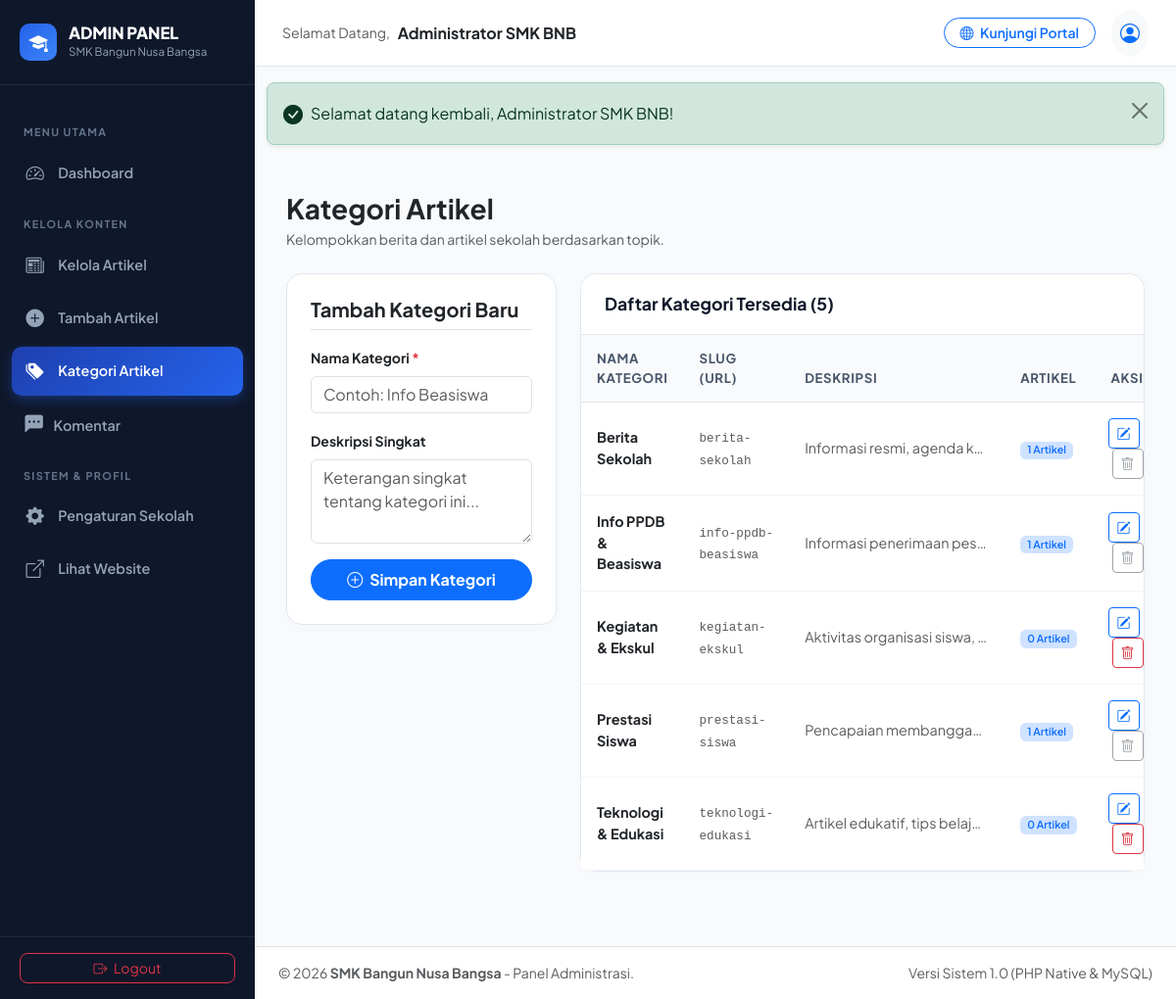
Screenshot of /admin/categories.php (signed in) with the database file from the repository.
### tables this page shows
CREATE TABLE `categories` (
  `id` int(11) NOT NULL,
  `name` varchar(100) NOT NULL,
  `slug` varchar(120) NOT NULL,
  `description` varchar(255) DEFAULT NULL,
  `created_at` timestamp NOT NULL DEFAULT current_timestamp()
);

### config/app.php (called while the page is built, shortened)
<?php
function base_url($path = '') {
    $protocol = (!empty($_SERVER['HTTPS']) && $_SERVER['HTTPS'] !== 'off') || (isset($_SERVER['SERVER_PORT']) && $_SERVER['SERVER_PORT'] == 443) ? "https://" : "http://";
    $host = $_SERVER['HTTP_HOST'] ?? 'localhost';
    $scriptName = str_replace('\\', '/', dirname($_SERVER['SCRIPT_NAME'] ?? ''));
    $baseFolder = '';
    if (strpos($scriptName, '/admin') !== false) {
        $baseFolder = substr($scriptName, 0, strpos($scriptName, '/admin'));
    } else {
        $baseFolder = rtrim($scriptName, '/');
    }
    $url = $protocol . $host . $baseFolder;
    return rtrim($url, '/') . '/' . ltrim($path, '/');
}

### admin/categories.php (the view, shortened to what this page needs)
<?php
require_once __DIR__ . '/../config/app.php';
$pdo = getDBConnection();
$categories = [];
try {
    $categories = $pdo->query("
        SELECT c.*, COUNT(a.id) as article_count
        FROM categories c
        LEFT JOIN articles a ON c.id = a.category_id
        GROUP BY c.id
        ORDER BY c.name ASC
    ")->fetchAll();
} catch (Exception $e) {}
include __DIR__ . '/includes/header.php';
?>
<div class="d-flex flex-wrap justify-content-between align-items-center mb-4">
  <div>
    <h3 class="fw-bold text-dark mb-1">Kategori Artikel</h3>
    <p class="text-muted small mb-0">Kelompokkan berita dan artikel sekolah berdasarkan topik.</p>
  </div>
</div>
<div class="row g-4">
  <div class="col-lg-4">
    <div class="admin-card p-4">
      <h5 class="fw-bold text-dark mb-3 border-bottom pb-2">Tambah Kategori Baru</h5>
      <form action="<?= base_url('admin/categories.php') ?>" method="POST">
        <div class="mb-3">
          <label for="catName" class="form-label small fw-bold text-dark">Nama Kategori <span class="text-danger">*</span></label>
          <input type="text" class="form-control" id="catName" name="name" placeholder="Contoh: Info Beasiswa" required>
        </div>
        <div class="mb-3">
          <label for="catDesc" class="form-label small fw-bold text-dark">Deskripsi Singkat</label>
          <textarea class="form-control" id="catDesc" name="description" rows="3" placeholder="Keterangan singkat tentang kategori ini..."></textarea>
        </div>
        <button type="submit" class="btn btn-primary w-100 py-2 rounded-pill fw-bold">
          <i class="bi bi-plus-circle me-1"></i> Simpan Kategori
        </button>
      </form>
    </div>
  </div>
  <div class="col-lg-8">
    <div class="admin-card">
      <div class="admin-card-header">
        <h5 class="admin-card-title">Daftar Kategori Tersedia (<?= count($categories) ?>)</h5>
      </div>
      <div class="table-responsive">
        <table class="table table-custom align-middle mb-0">
          <thead>
            <tr>
              <th>Nama Kategori</th>
              <th>Slug (URL)</th>
              <th>Deskripsi</th>
              <th>Artikel</th>
              <th class="text-end">Aksi</th>
            </tr>
          </thead>
          <tbody>
            <?php if (!empty($categories)): ?>
              <?php foreach ($categories as $cat): ?>
                <tr>
                  <td class="fw-bold text-dark">
                    <?= htmlspecialchars($cat['name']) ?>
                  </td>
                  <td>
                    <code class="small text-muted"><?= htmlspecialchars($cat['slug']) ?></code>
                  </td>
                  <td class="small text-muted text-truncate" style="max-width: 220px;">
                    <?= htmlspecialchars($cat['description'] ?: '-') ?>
                  </td>
                  <td>
                    <span class="badge bg-primary-subtle text-primary fw-semibold">
                      <?= $cat['article_count'] ?> Artikel
                    </span>
                  </td>
                  <td class="text-end">
                    <button type="button" class="btn btn-sm btn-outline-primary me-1" data-bs-toggle="modal" data-bs-target="#editModal<?= $cat['id'] ?>">
                      <i class="bi bi-pencil-square"></i>
                    </button>
                    <?php if ($cat['article_count'] == 0): ?>
                      <button type="button" class="btn btn-sm btn-outline-danger" onclick="confirmDelete('<?= base_url('admin/categories.php?delete=' . $cat['id']) ?>', 'Hapus kategori <?= htmlspecialchars(addslashes($cat['name'])) ?>?');">
                        <i class="bi bi-trash"></i>
                      </button>
                    <?php else: ?>
                      <button type="button" class="btn btn-sm btn-outline-secondary disabled" title="Tidak dapat dihapus karena memiliki artikel">
                        <i class="bi bi-trash"></i>
                      </button>
                    <?php endif; ?>
                  </td>
                </tr>
              <?php endforeach; ?>
            <?php else: ?>
              <tr>
                <td colspan="5" class="text-center py-4 text-muted">Belum ada kategori.</td>
              </tr>
            <?php endif; ?>
          </tbody>
        </table>
      </div>
    </div>
  </div>
</div>
<?php include __DIR__ . '/includes/footer.php'; ?>

### assets/css/admin.css (style rules this page uses)
:root { --admin-primary: #1e40af; --admin-sidebar-bg: #0f172a; --admin-sidebar-text: #94a3b8; --admin-sidebar-active: #3b82f6; --admin-body-bg: #f8fafc; --admin-card-border: #e2e8f0; }
body.admin-body { font-family: 'Plus Jakarta Sans', -apple-system, BlinkMacSystemFont, "Segoe UI", Roboto, sans-serif; background-color: var(--admin-body-bg); color: #334155; min-height: 100vh; }
.admin-card { background: #ffffff; border-radius: 16px; border: 1px solid var(--admin-card-border); box-shadow: 0 4px 15px rgba(15, 23, 42, 0.02); margin-bottom: 1.75rem; }
.admin-card-header { padding: 1.25rem 1.5rem; border-bottom: 1px solid var(--admin-card-border); display: flex; align-items: center; justify-content: space-between; background: #ffffff; border-radius: 16px 16px 0 0; }
.admin-card-title { font-size: 1.1rem; font-weight: 700; color: #0f172a; margin: 0; }
.table-custom th { background: #f8fafc; color: #475569; font-weight: 700; font-size: 0.825rem; text-transform: uppercase; letter-spacing: 0.05em; padding: 0.9rem 1rem; border-bottom: 1px solid #e2e8f0; }
.table-custom td { padding: 1rem; vertical-align: middle; color: #334155; font-size: 0.9rem; border-bottom: 1px solid #f1f5f9; }

### rows the page displays
categories: name "Berita Sekolah", slug "berita-sekolah", description "Informasi resmi, agenda k…", article_count "1"
categories: name "Info PPDB & Beasiswa", slug "info-ppdb-beasiswa", description "Informasi penerimaan pes…", article_count "1"
categories: name "Kegiatan & Ekskul", slug "kegiatan-ekskul", description "Aktivitas organisasi siswa,…", article_count "0"
categories: name "Prestasi Siswa", slug "prestasi-siswa", description "Pencapaian membangga…", article_count "1"
categories: name "Teknologi & Edukasi", slug "teknologi-edukasi", description "Artikel edukatif, tips belaj…", article_count "0"

### other values shown
$adminUser['name'] "Administrator SMK BNB"
$message "Selamat datang kembali, Administrator SMK BNB!"
count($categories) "5"
